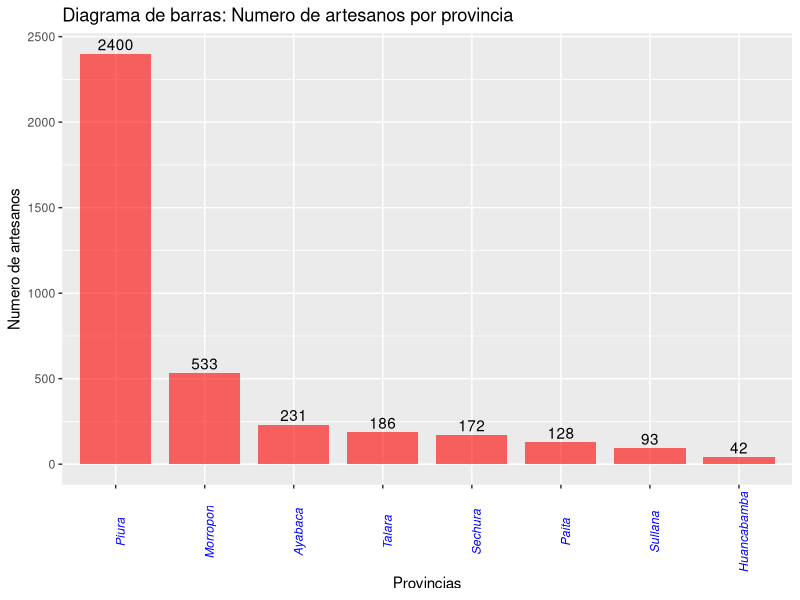
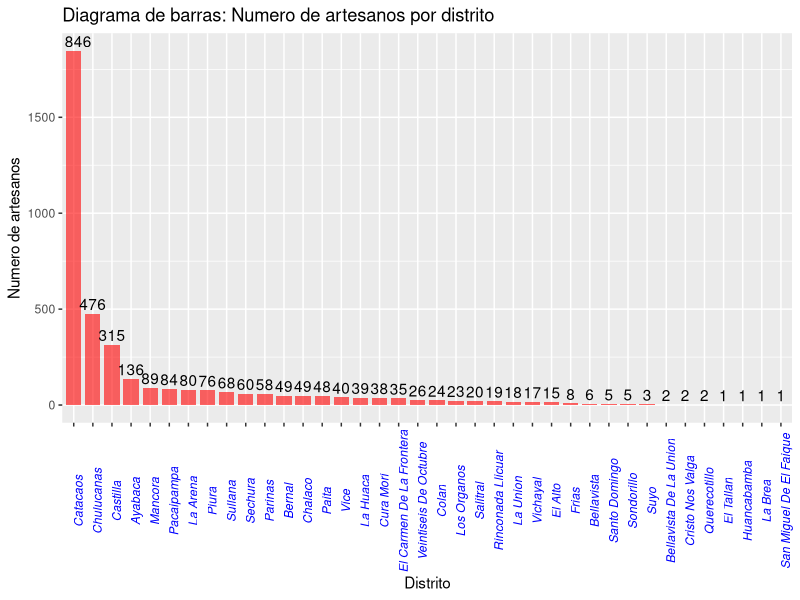
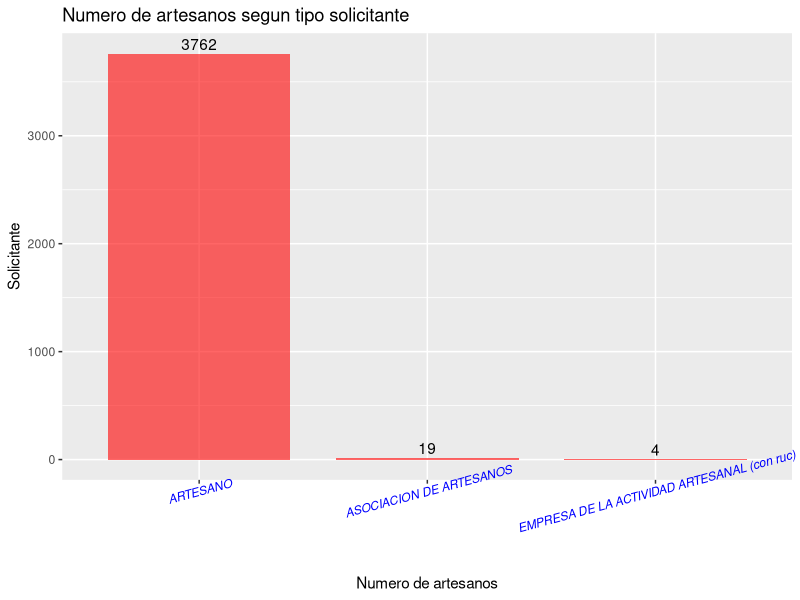
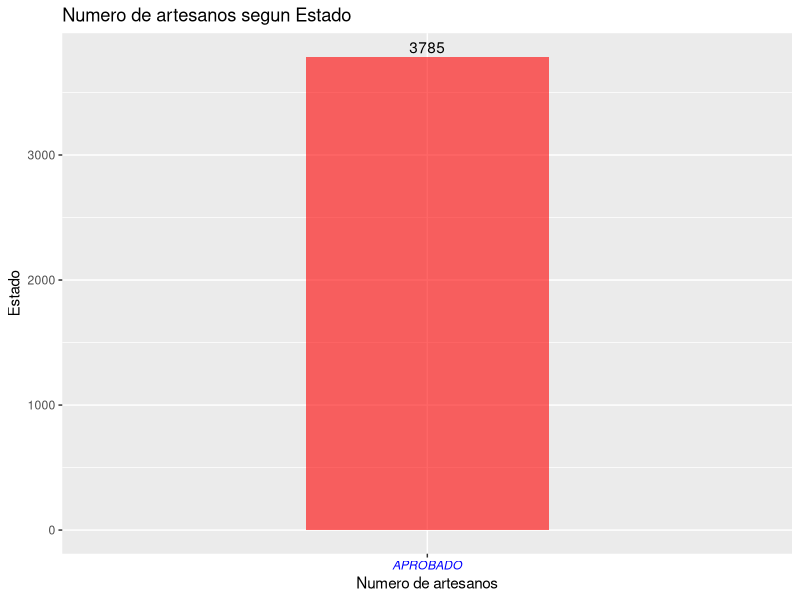
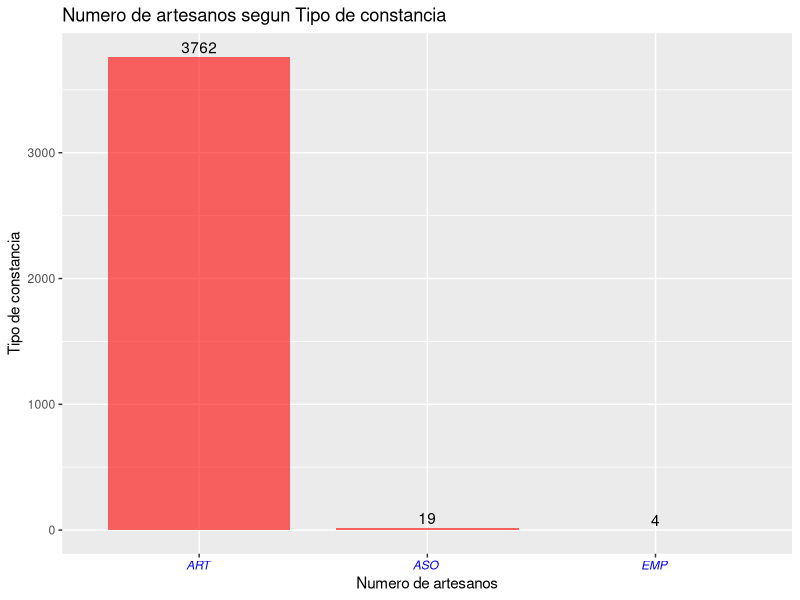
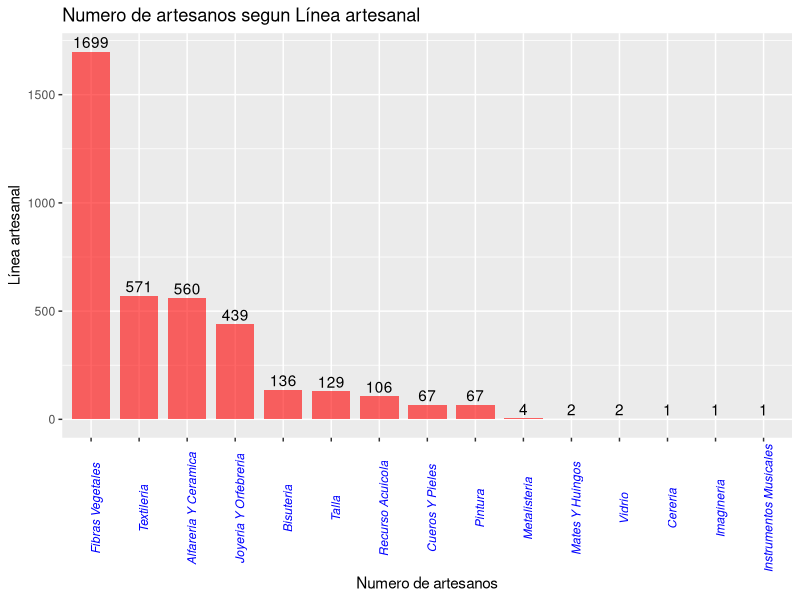
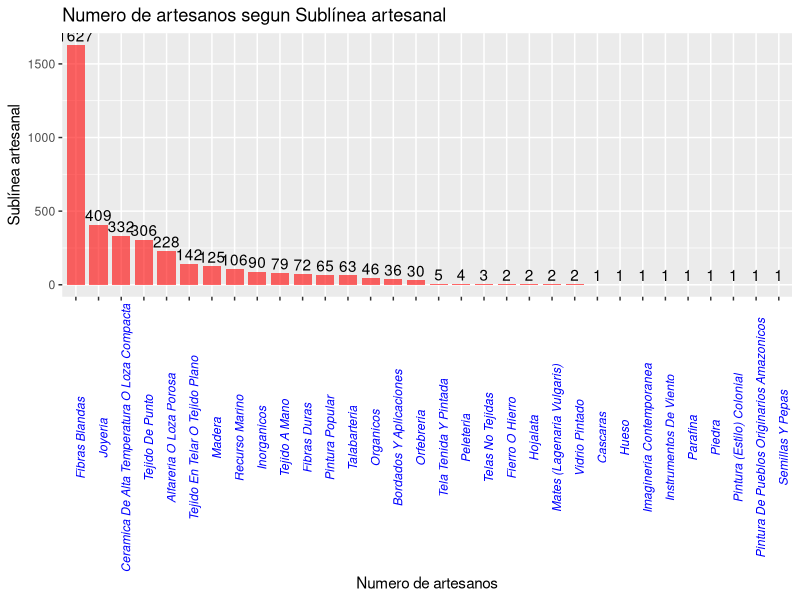

R code for these plots, in order: (Note: this script raises an error after producing the figures.)
## ---- chunk 1
knitr::opts_chunk$set(echo = TRUE)
#[color](https://htmlcolorcodes.com/) pagina colores
## ---- chunk 2
# Paquetes 

library(readxl)
library(tidyverse)

library(sf)
library(purrr)
library(tidyverse)
library(ggplot2)
library(ggrepel)
## ---- chunk 3
# Configurar el directorio de trabajo 
setwd("D:/Cursos22/Analitica2023/TFinalEP/Analisis_Artesanos")

df <- read.csv("artesanosrnagrp_0.csv", sep = ",")
head(df)
## ---- chunk 4
summary(df$UBIGEO)

colSums(is.na(df))
## ---- chunk 5
df <-  df %>% 
  drop_na()

colSums(is.na(df))
## ---- chunk 6
Num_Artesanos <- df %>% 
  group_by(PROVINCIA) %>% 
  summarize(N_Artesanos = n()) %>% 
  # ordenar el dataframe por la columna PRomedioMOnto
  arrange(desc(N_Artesanos))
Num_Artesanos
## ---- chunk 7
Num_Artesanos %>% 
  ggplot(mapping = aes(x = reorder(PROVINCIA, desc(N_Artesanos)), y = N_Artesanos)) +
  #geom_col() +
  geom_bar(stat = "identity", fill = "red", alpha = 0.6, width = 0.8)+
  theme(axis.text.x = element_text(angle = 90, face = "italic", colour = "blue"))+
  #coord_flip()+
  geom_text(aes(label = N_Artesanos), vjust = -0.3) +
  labs(x="Provincias",y= "Numero de artesanos")  +              
  #ylim(c(0,300)) +
  ggtitle("Diagrama de barras: Numero de artesanos por provincia") 
## ---- chunk 8
Num_Art2 <- df %>% 
  group_by(DISTRITO) %>% 
  summarize(N_Artesanos = n()) %>% 
  # ordenar el dataframe por la columna PRomedioMOnto
  arrange(desc(N_Artesanos))
Num_Art2 
## ---- chunk 9
Num_Art2 %>% 
  ggplot(mapping = aes(x = reorder(DISTRITO, desc(N_Artesanos)), y = N_Artesanos)) +
  #geom_col() +
  geom_bar(stat = "identity", fill = "red", alpha = 0.6, width = 0.8)+
  theme(axis.text.x = element_text(angle = 90, face = "italic", colour = "blue"))+
  #coord_flip()+
  geom_text(aes(label = N_Artesanos), vjust = -0.3) +
  labs(x="Distrito",y= "Numero de artesanos")  +              
  #ylim(c(0,300)) +
  ggtitle("Diagrama de barras: Numero de artesanos por distrito") 
## ---- chunk 10
Art_sol <- df %>% 
  group_by(SOLICITANTE) %>% 
  summarize(N_Artesanos = n()) %>% 
  # ordenar el dataframe por la columna PRomedioMOnto
  arrange(desc(N_Artesanos))
Art_sol
## ---- chunk 11
Art_sol %>% 
  ggplot(mapping = aes(x = reorder(SOLICITANTE, desc(N_Artesanos)), y = N_Artesanos)) +
  #geom_col() +
  geom_bar(stat = "identity", fill = "red", alpha = 0.6, width = 0.8)+
  theme(axis.text.x = element_text(angle = 15, face = "italic", colour = "blue"))+
  #coord_flip()+
  geom_text(aes(label = N_Artesanos), vjust = -0.3) +
  labs(x="Numero de artesanos",y= "Solicitante")  +              
  #ylim(c(0,300)) +
  ggtitle("Numero de artesanos segun tipo solicitante")
## ---- chunk 12
Art_estado <- df %>% 
  group_by(ESTADO) %>% 
  summarize(N_Artesanos = n()) %>% 
  # ordenar el dataframe por la columna PRomedioMOnto
  arrange(desc(N_Artesanos))
Art_estado
## ---- chunk 13
Art_estado %>% 
  ggplot(mapping = aes(x = reorder(ESTADO, desc(N_Artesanos)), y = N_Artesanos)) +
  #geom_col() +
  geom_bar(stat = "identity", fill = "red", alpha = 0.6, width = 0.4)+
  theme(axis.text.x = element_text(angle = 0, face = "italic", colour = "blue"))+
  #coord_flip()+
  geom_text(aes(label = N_Artesanos), vjust = -0.3) +
  labs(x="Numero de artesanos",y= "Estado")  +              
  #ylim(c(0,300)) +
  ggtitle("Numero de artesanos segun Estado")
## ---- chunk 14
Art_const <- df %>% 
  group_by(TIPO_CONSTANCIA) %>% 
  summarize(N_Artesanos = n()) %>% 
  # ordenar el dataframe por la columna PRomedioMOnto
  arrange(desc(N_Artesanos))
Art_const
## ---- chunk 15
Art_const %>% 
  ggplot(mapping = aes(x = reorder(TIPO_CONSTANCIA, desc(N_Artesanos)), y = N_Artesanos)) +
  #geom_col() +
  geom_bar(stat = "identity", fill = "red", alpha = 0.6, width = 0.8)+
  theme(axis.text.x = element_text(angle = 0, face = "italic", colour = "blue"))+
  #coord_flip()+
  geom_text(aes(label = N_Artesanos), vjust = -0.3) +
  labs(x="Numero de artesanos",y= "Tipo de constancia")  +              
  #ylim(c(0,300)) +
  ggtitle("Numero de artesanos segun Tipo de constancia")
## ---- chunk 16
Art_linart <- df %>% 
  group_by(LINEA_ARTESANAL) %>% 
  summarize(N_Artesanos = n()) %>% 
  # ordenar el dataframe por la columna PRomedioMOnto
  arrange(desc(N_Artesanos))
Art_linart
## ---- chunk 17
Art_linart %>% 
  ggplot(mapping = aes(x = reorder(LINEA_ARTESANAL, desc(N_Artesanos)), y = N_Artesanos)) +
  #geom_col() +
  geom_bar(stat = "identity", fill = "red", alpha = 0.6, width = 0.8)+
  theme(axis.text.x = element_text(angle = 90, face = "italic", colour = "blue"))+
  #coord_flip()+
  geom_text(aes(label = N_Artesanos), vjust = -0.3) +
  labs(x="Numero de artesanos",y= "Línea artesanal")  +              
  #ylim(c(0,300)) +
  ggtitle("Numero de artesanos segun Línea artesanal")
## ---- chunk 18
Art_sblinart <- df %>% 
  group_by(SUBLINEA_ARTESANAL) %>% 
  summarize(N_Artesanos = n()) %>% 
  # ordenar el dataframe por la columna PRomedioMOnto
  arrange(desc(N_Artesanos))
Art_sblinart 
## ---- chunk 19
Art_sblinart %>% 
  ggplot(mapping = aes(x = reorder(SUBLINEA_ARTESANAL, desc(N_Artesanos)), y = N_Artesanos)) +
  #geom_col() +
  geom_bar(stat = "identity", fill = "red", alpha = 0.6, width = 0.8)+
  theme(axis.text.x = element_text(angle = 90, face = "italic", colour = "blue"))+
  #coord_flip()+
  geom_text(aes(label = N_Artesanos), vjust = -0.3) +
  labs(x="Numero de artesanos",y= "Sublínea artesanal")  +              
  #ylim(c(0,300)) +
  ggtitle("Numero de artesanos segun Sublínea artesanal")
## ---- chunk 20
## Carguemos el shp por provincias
m_provincias <- read_sf("MProv/PROVINCIAS_inei_geogpsperu_suyopomalia.shp")
head(m_provincias)

## Carguemos el shp por distritos
m_distritos<- read_sf("MDist/DISTRITOS_inei_geogpsperu_suyopomalia.shp")
head(m_distritos)
## ---- chunk 21
unique(df$PROVINCIA)
head(unique(m_provincias$NOMBPROV))
## ---- chunk 22
df$PROVINCIA <- toupper(df$PROVINCIA)
head(unique(df$PROVINCIA))
## ---- chunk 23
datos <- m_provincias %>% 
  left_join(df %>% count(PROVINCIA, name = "N_artes"),
            by =c("NOMBPROV"= "PROVINCIA")) %>% 
  mutate(N_artes = as.numeric(N_artes))
## ---- chunk 24
grafico1 <- ggplot(data = datos %>%
                  filter(NOMBDEP=="PIURA")) +
  geom_sf(aes(fill = N_artes), show.legend = T, colour = "white")+
  geom_label_repel(aes(label = NOMBPROV,
                       geometry = geometry), 
                   size = 2,
                   stat = "sf_coordinates",
                   min.segment.length = 0,
                   label.size = 1,
                   max.overlaps = Inf) +
  scale_fill_viridis_c(trans = "sqrt" ,  alpha = 0.9)+
  theme_void()

grafico1
## ---- chunk 25
head(unique(df$DISTRITO))
head(unique(m_distritos$NOMBDIST))
## ---- chunk 26
df$DISTRITO <- toupper(df$DISTRITO)
head(unique(df$DISTRITO))
## ---- chunk 27
datos_dist <- m_distritos %>% 
  left_join(df %>% count(DISTRITO, name = "N_artes"),
            by =c("NOMBDIST"= "DISTRITO")) %>% 
  mutate(N_artes = as.numeric(N_artes)) %>%
  filter(NOMBDEP=="PIURA")
## ---- chunk 28
grafico2 <- ggplot(data = datos_dist)  +
  geom_sf(aes(fill = N_artes), show.legend = T, colour = "white")+
  geom_label_repel(aes(label = NOMBDIST,
                       geometry = geometry), 
                   size = 2,
                   stat = "sf_coordinates",
                   min.segment.length = 0,
                   label.size = 1,
                   max.overlaps = Inf) +
  scale_fill_viridis_c(trans = "sqrt" ,  alpha = 0.9)+
  theme_void()

grafico2
